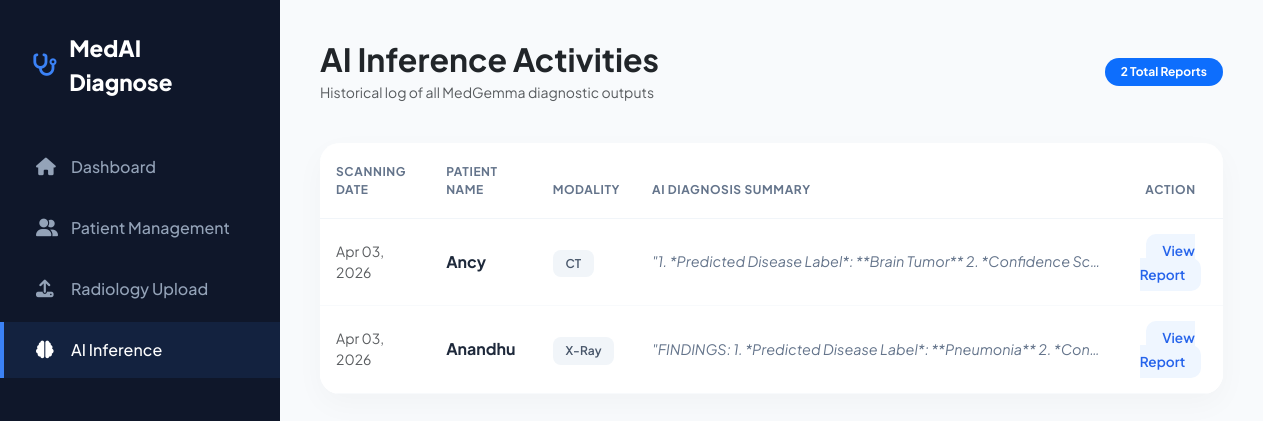
/ai-inference/, run on an earlier commit of the app's database.
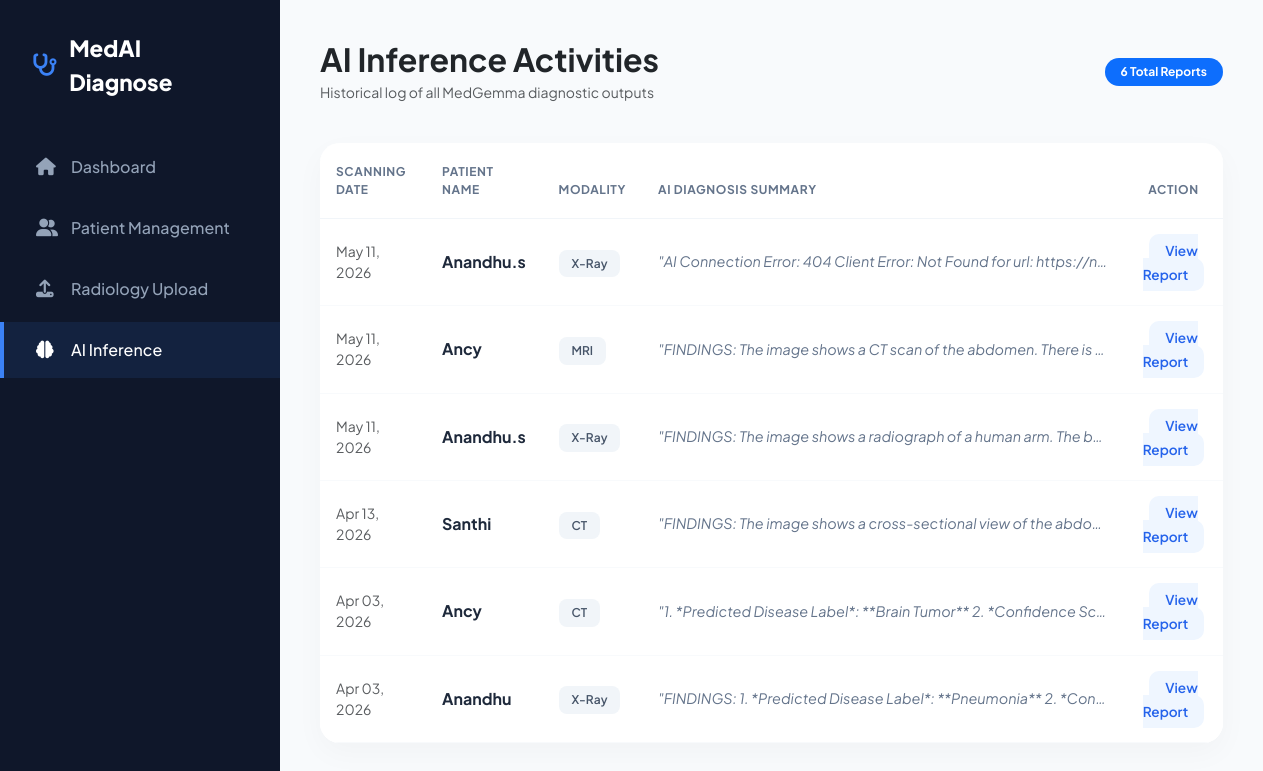
And on a later commit of the database.
### analyzer/models.py (models this page shows, shortened)
class Scan(models.Model):
    MODALITY_CHOICES = [
        ('X-Ray', 'X-Ray'),
        ('MRI', 'MRI'),
        ('CT', 'CT Scan'),
    ]
    patient = models.ForeignKey(
        Patient,
        on_delete=models.CASCADE,
        related_name='scans'
    )
    image = models.ImageField(upload_to='radiology_scans/%Y/%m/%d/')
    modality = models.CharField(max_length=20, choices=MODALITY_CHOICES, default='X-Ray')
    analysis = models.TextField(blank=True, null=True)
    created_at = models.DateTimeField(auto_now_add=True)

class Patient(models.Model):
    GENDER_CHOICES = [
        ('Male', 'Male'),
        ('Female', 'Female'),
        ('Other', 'Other'),
    ]
    name = models.CharField(max_length=255)
    age = models.IntegerField()
    gender = models.CharField(max_length=10, choices=GENDER_CHOICES)
    phone = models.CharField(max_length=20, blank=True, null=True)
    email = models.EmailField(blank=True, null=True)
    added_by = models.ForeignKey(User, on_delete=models.CASCADE, related_name='patients', null=True, blank=True)
    created_at = models.DateTimeField(auto_now_add=True)

### analyzer/views.py (the view)
# urls.py: path('ai-inference/', views.ai_inference_list, name='ai_inference'),
def ai_inference_list(request):
    scans = Scan.objects.all().select_related('patient').order_by('-created_at')
    return render(request, 'analyzer/ai_inference.html', {'scans': scans})

### analyzer/templates/analyzer/ai_inference.html (shortened to what this page needs)
<!DOCTYPE html>
<html lang="en">
<head>
    <link href="https://cdn.jsdelivr.net/npm/bootstrap@5.3.0/dist/css/bootstrap.min.css" rel="stylesheet">
    <link rel="stylesheet" href="https://cdnjs.cloudflare.com/ajax/libs/font-awesome/6.4.0/css/all.min.css">
</head>
<body>
    <div class="sidebar">
        <div class="sidebar-brand">
            <i class="fa-solid fa-stethoscope"></i> MedAI Diagnose
        </div>
        <ul class="nav-menu">
            <li class="nav-item">
                <a href="{% url 'doctordashboard' %}" class="nav-link">
                    <i class="fa-solid fa-house"></i> Dashboard
                </a>
            </li>
            <li class="nav-item">
                <a href="{% url 'doctor_patient' %}" class="nav-link">
                    <i class="fa-solid fa-user-group"></i> Patient Management
                </a>
            </li>
            <li class="nav-item">
                <a href="{% url 'radiology_upload' %}" class="nav-link">
                    <i class="fa-solid fa-upload"></i> Radiology Upload
                </a>
            </li>
            <li class="nav-item">
                <a href="{% url 'ai_inference' %}" class="nav-link active">
                    <i class="fa-solid fa-brain"></i> AI Inference
                </a>
            </li>
        </ul>
    </div>
    <div class="main-content">
        <div class="page-header">
            <div>
                <h2 class="fw-bold mb-1">AI Inference Activities</h2>
                <p class="text-muted small mb-0">Historical log of all MedGemma diagnostic outputs</p>
            </div>
            <div class="text-end">
                <span class="badge rounded-pill bg-primary px-3 py-2">
                    {{ scans.count }} Total Reports
                </span>
            </div>
        </div>
        <div class="inference-card card">
            <div class="table-responsive">
                <table class="table table-hover mb-0">
                    <thead>
                        <tr>
                            <th>Scanning Date</th>
                            <th>Patient Name</th>
                            <th>Modality</th>
                            <th>AI Diagnosis Summary</th>
                            <th class="text-center">Action</th>
                        </tr>
                    </thead>
                    <tbody>
                        {% for scan in scans %}
                        <tr>
                            <td class="small text-muted">{{ scan.created_at|date:"M d, Y" }}</td>
                            <td><span class="fw-bold">{{ scan.patient.name }}</span></td>
                            <td><span class="modality-badge">{{ scan.modality }}</span></td>
                            <td>
                                <div class="diagnosis-text">
                                    "{{ scan.analysis|striptags }}"
                                </div>
                            </td>
                            <td class="text-center">
                                <a href="{% url 'scan_report' scan.id %}" class="btn-view text-decoration-none">
                                    View Report
                                </a>
                            </td>
                        </tr>
                        {% endfor %}
                    </tbody>
                </table>
            </div>
        </div>
    </div>
</body>
</html>

### analyzer/templates/analyzer/ai_inference.html (style rules this page uses)
:root { --sidebar-bg: #0f172a; --primary-blue: #3b82f6; --text-slate: #64748b; --bg-body: #f8fafc; }
body { font-family: 'Plus Jakarta Sans', sans-serif; background-color: var(--bg-body); display: flex; min-height: 100vh; margin: 0; }
.sidebar { width: 280px; background-color: var(--sidebar-bg); color: white; padding: 2rem 0; position: fixed; height: 100vh; }
.sidebar-brand { padding: 0 2rem 2.5rem; font-size: 1.4rem; font-weight: 800; color: white; display: flex; align-items: center; }
.sidebar-brand i { color: var(--primary-blue); margin-right: 12px; }
.nav-menu { list-style: none; padding: 0; }
.nav-item { margin-bottom: 5px; }
.nav-link { color: #94a3b8; padding: 1rem 2rem; display: flex; align-items: center; text-decoration: none; transition: 0.3s; font-weight: 500; border-left: 4px solid transparent; }
.nav-link.active { color: white; background: rgba(59, 130, 246, 0.1); border-left-color: var(--primary-blue); }
.nav-link i { margin-right: 15px; width: 20px; font-size: 1.1rem; }
.main-content { margin-left: 280px; flex-grow: 1; padding: 2.5rem; }
.page-header { display: flex; justify-content: space-between; align-items: center; margin-bottom: 2.5rem; }
.inference-card { background: white; border-radius: 20px; border: none; box-shadow: 0 10px 30px rgba(0,0,0,0.03); overflow: hidden; }
.table thead { background-color: #f8fafc; }
.table thead th { font-size: 0.75rem; text-transform: uppercase; letter-spacing: 0.05em; font-weight: 700; color: var(--text-slate); padding: 1.2rem 1rem; border-bottom: 1px solid #f1f5f9; }
.table tbody td { padding: 1.2rem 1rem; vertical-align: middle; color: #1e293b; border-bottom: 1px solid #f8fafc; }
.diagnosis-text { max-width: 450px; white-space: nowrap; overflow: hidden; text-overflow: ellipsis; color: var(--text-slate); font-style: italic; font-size: 0.9rem; }
.modality-badge { background: #f1f5f9; color: #475569; padding: 0.4rem 0.8rem; border-radius: 8px; font-size: 0.75rem; font-weight: 600; }
.btn-view { background-color: #eff6ff; color: #2563eb; border: none; padding: 0.5rem 1rem; border-radius: 10px; font-weight: 600; font-size: 0.85rem; transition: 0.2s; }

What changed in the data, as far as the page shows it:
added Scan: created_at "May 11, 2026", patient.name "Anandhu.s", modality "X-Ray", analysis "AI Connection Error: 404 Client Error: Not Found for url: https://n…"
added Scan: created_at "May 11, 2026", patient.name "Ancy", modality "MRI", analysis "FINDINGS: The image shows a CT scan of the abdomen. There is…"
added Scan: created_at "May 11, 2026", patient.name "Anandhu.s", modality "X-Ray", analysis "FINDINGS: The image shows a radiograph of a human arm. The b…"
added Scan: created_at "Apr 13, 2026", patient.name "Santhi", modality "CT", analysis "FINDINGS: The image shows a cross-sectional view of the abdo…"
Also different on the page:
{{ scans.count }}: "2" → "6"
